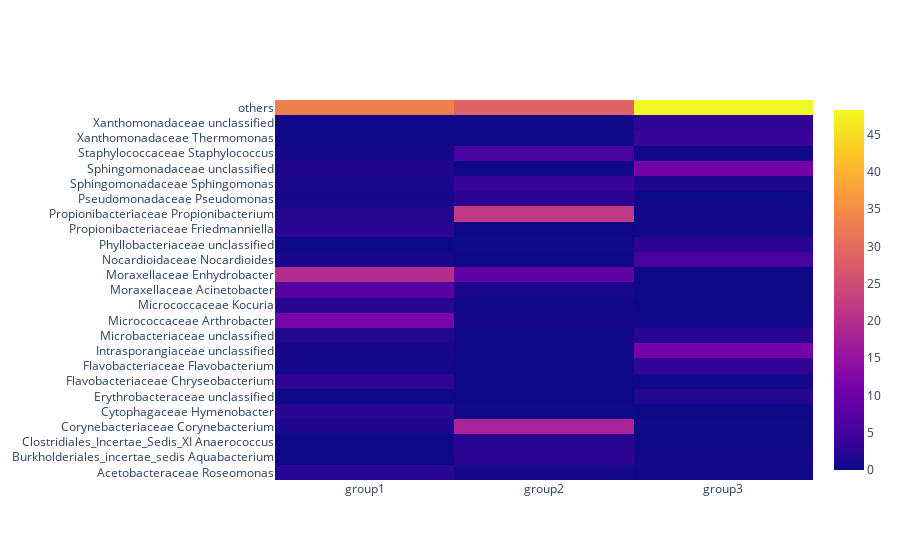

Source (notebook cell):
### Code cell
indexNamesArr = matrice.index.values

embranchement = list(indexNamesArr)
samples = list(matrice.columns.values)


fig = go.Figure(data=go.Heatmap(
                   z=matrice,
                   x=samples,
                   y=embranchement,
                   hoverongaps = False))
fig.show()

### Figure 1 — Plotly figure (JSON) as saved in the notebook; plotly's stock layout.template omitted (floating-point values rounded to 4 significant figures)
{"data": [{"hoverongaps": false, "type": "heatmap", "x": ["group1", "group2", "group3"], "y": ["Acetobacteraceae Roseomonas", "Burkholderiales_incertae_sedis Aquabacterium", "Clostridiales_Incertae_Sedis_XI Anaerococcus", "Corynebacteriaceae Corynebacterium", "Cytophagaceae Hymenobacter", "Erythrobacteraceae unclassified", "Flavobacteriaceae Chryseobacterium", "Flavobacteriaceae Flavobacterium", "Intrasporangiaceae unclassified", "Microbacteriaceae unclassified", "Micrococcaceae Arthrobacter", "Micrococcaceae Kocuria", "Moraxellaceae Acinetobacter", "Moraxellaceae Enhydrobacter", "Nocardioidaceae Nocardioides", "Phyllobacteriaceae unclassified", "Propionibacteriaceae Friedmanniella", "Propionibacteriaceae Propionibacterium", "Pseudomonadaceae Pseudomonas", "Sphingomonadaceae Sphingomonas", "Sphingomonadaceae unclassified", "Staphylococcaceae Staphylococcus", "Xanthomonadaceae Thermomonas", "Xanthomonadaceae unclassified", "others"], "z": [[2.576, 0.9614, 0.3005], [0.1297, 2.892, 0.7511], [0.139, 2.503, 0.1502], [1.686, 18.14, 0.2003], [2.613, 0.2327, 0.1002], [0.1668, 0.1183, 2.153], [3.261, 0.0763, 0.5008], [0.6763, 0.1602, 3.505], [1.01, 0.05341, 11.02], [1.881, 0.2022, 2.704], [11.76, 0.6753, 0.6009], [2.566, 0.3701, 0], [7.588, 1.209, 0.2003], [19.91, 8.263, 0], [1.001, 0.05341, 5.558], [0.139, 0.2251, 2.704], [2.789, 0.1221, 0.3505], [1.973, 22.03, 0.7511], [0.8986, 2.686, 0.2003], [1.362, 4.059, 1.552], [1.705, 0.3128, 10.77], [0.8431, 5.696, 0.2504], [0.09264, 0.02671, 4.056], [0.1946, 0.1831, 3.305], [33.05, 28.75, 48.32]]}], "layout": {}}
